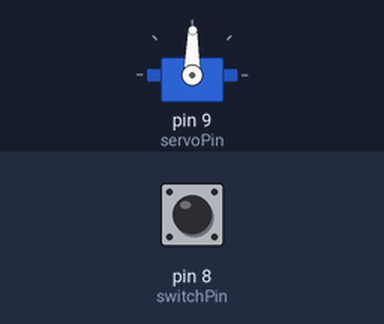
The sketch below on a simulated Arduino Uno, built with avr-gcc and run on an emulated ATmega328P. Shown: servo. The test bench sets the inputs (shaded band); at power-on: pin 8 (switchPin) HIGH.

Above: at 1.2 s.
1.3 s: pin 8 (switchPin) pulled LOW for 0.15 s
At 2.1 s:
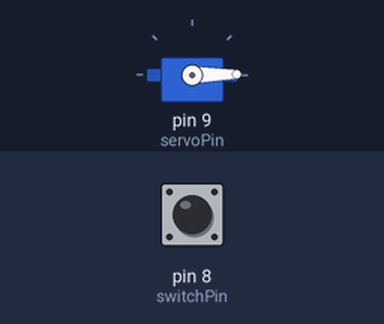
2.9 s: pin 8 (switchPin) pulled LOW for 1 s
At 4.6 s:
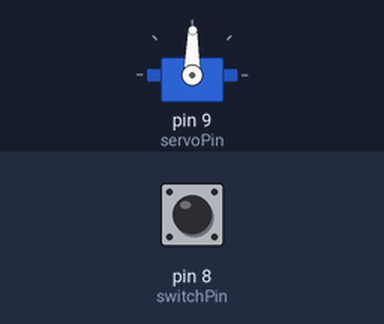
5.4 s: pin 8 (switchPin) pulled LOW for 3.2 s
At 9.3 s:
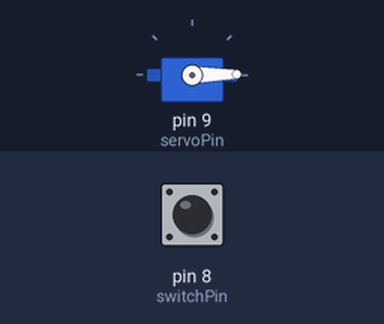
Timing chart, 0 to 10.8 s (numbered marks = the images above; inputs shaded):
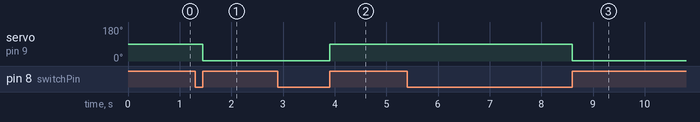

The sketch:

p05_mintTin.ino
```cpp
#include <Servo.h>

const int servoPin = 9;
const int switchPin = 8;
Servo openSesame;
int previousSwitchState;

void setup() {
  openSesame.attach(servoPin);
  openSesame.write(1);

}

void loop() {
  int switchState = digitalRead(switchPin);
  if(switchState != previousSwitchState && previousSwitchState == 0){
    int servoPosition = openSesame.read();
    if(servoPosition != 89){
      openSesame.write(89);
    }else{
      openSesame.write(1);
    }
  }
  previousSwitchState = switchState;
}
```

Measured:
- after the input at 1.3 s, servo on pin 9 (servoPin): 89° → 1° after 0.15 s
- after the input at 2.9 s, servo on pin 9 (servoPin): 1° → 89° after 1.0 s
- after the input at 5.4 s, servo on pin 9 (servoPin): 89° → 1° after 3.2 s
